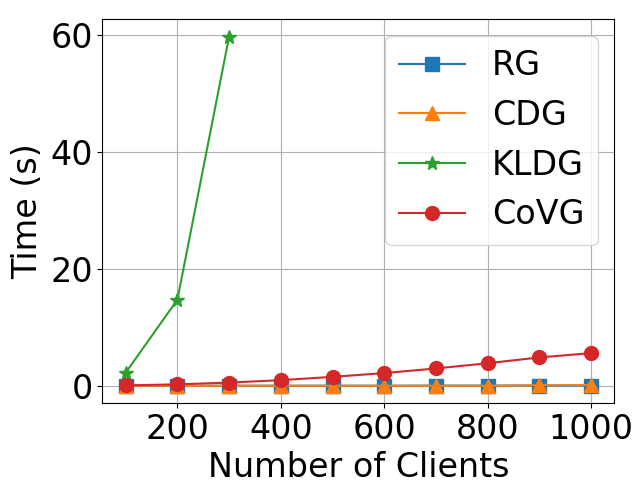

Here is the Python script that generated this plot:

import matplotlib.pyplot as plt

x_axis = range(100, 1100, 100)

kldg = [2.23, 14.74, 59.80, 137.65, ]
kldg = [2.23, 14.74, 59.80,]

rg = [0, 0, 0, 0, 0, 0, 0.02, 0.027, 0.03, 0.0366]

cdg = [0, 0, 0, 0, 0, 0, 0, 0, 0.094, 0.12]

cvg = [0.06, 0.24, 0.54, 0.96, 1.52, 2.17, 2.96, 3.86, 4.85, 5.59]

# plot lines
plt.plot(x_axis, rg, label = "RG", marker='s', markersize=10)
plt.plot(x_axis, cdg, label = "CDG", marker='^', markersize=10)
plt.plot(x_axis[:len(kldg)], kldg, label = "KLDG", marker='*', markersize=10)
plt.plot(x_axis, cvg, label = "CoVG", marker='o', markersize=10)

# set x, y labels
plt.xlabel('Number of Clients', fontsize=24)
plt.ylabel('Time (s)', fontsize=24)
# plt.title('# of Clients vs. Time')

# set y limit
# plt.ylim(0, 10)
# set y to log scale
# plt.yscale('log')
plt.rc('font', size=24)
plt.subplots_adjust(0.18, 0.16, 0.95, 0.96)

# plt.xlabel('Global Round', fontsize=24)
# plt.ylabel('Accuracy', fontsize=24)
plt.subplots_adjust(0.16, 0.16, 0.96, 0.96)

# plt.ticklabel_format(style='sci', axis='x', scilimits=(0,0))
plt.xticks(fontsize=24)
plt.yticks(fontsize=24)
plt.grid(True)

# show legend
plt.legend()

plt.savefig('comp_algo_cost.png',)
plt.savefig('comp_algo_cost.pdf',)